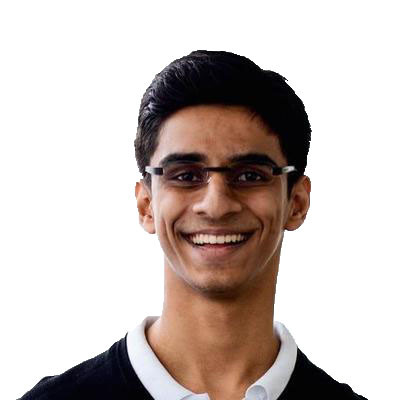
#> input picture Section-8/ascii_images/brahm.jpg, 400 x 400 px
$ python img_ascii.py
#> lines starting #> are read from the running program, lines starting #| are printed output that depends on the picture
### Section-8/ascii_images/simpleimage.py
#!/usr/bin/env python3

"""
Stanford CS106A SimpleImage

YOU SHOULD NOT MODIFY THIS FILE.

Written by Nick Parlante, Sonja Johnson-Yu, and Nick Bowman.
 -7/2019  version, has file reading, pix, foreach, hidden get/setpix

SimpleImage Features:
Create image:
  image = SimpleImage.blank(400, 200)   # create new image of size
  image = SimpleImage('foo.jpg')        # create from file

Access size
  image.width, image.height

Get pixel at x,y
  pix = image.get_pixel(x, y)
  # pix is RGB tuple like (100, 200, 0)

Set pixel at x,y
  image.set_pixel(x, y, pix)   # set data by tuple also

Get Pixel object at x,y
  pixel = image.get_pixel(x, y)
  pixel.red = 0
  pixel.blue = 255

Show image on screen
  image.show()

The main() function below demonstrates the above functions as a test.
"""

import sys
# If the following line fails, "Pillow" needs to be installed
from PIL import Image


# [11 lines left out: function clamp, not called in this run]


class Pixel(object):
    """
    A pixel at an x,y in a SimpleImage.
    Supports set/get .red .green .blue
    and get .x .y
    """
    def __init__(self, image, x, y):
        self.image = image
        self._x = x
        self._y = y

    def __str__(self):
        return 'r:' + str(self.red) + ' g:' + str(self.green) + ' b:' + str(self.blue)

    # Pillow image stores each pixel color as a (red, green, blue) tuple.
    # So the functions below have to unpack/repack the tuple to change anything.

    @property
    def red(self):
        return self.image.px[self._x, self._y][0]

    # [4 lines left out: function red, not called in this run]

    @property
    def green(self):
        return self.image.px[self._x, self._y][1]

    # [4 lines left out: function green, not called in this run]

    @property
    def blue(self):
        return self.image.px[self._x, self._y][2]

    # [4 lines left out: function blue, not called in this run]

    @property
    def x(self):
        return self._x

    @property
    def y(self):
        return self._y


# color tuples for background color names 'red' 'white' etc.
BACK_COLORS = {
    'white': (255, 255, 255),
    'black': (0, 0, 0),
    'red': (255, 0, 0),
    'green': (0, 255, 0),
    'blue': (0, 0, 255),
}


class SimpleImage(object):
    def __init__(self, filename, width=0, height=0, back_color=None):
        """
        Create a new image. This case works: SimpleImage('foo.jpg')
        To create a blank image use SimpleImage.blank(500, 300)
        The other parameters here are for internal/experimental use.
        """
#> called with filename = 'brahm.jpg', width = 0, height = 0
        # Create pil_image either from file, or making blank
        if filename:
            self.pil_image = Image.open(filename).convert("RGB")
#> self.pil_image is the input picture: PIL image 400x400 RGB; mean R, G, B 203.1, 192.8, 188.8
            if self.pil_image.mode != 'RGB':
                raise Exception('Image file is not RGB')
            self._filename = filename  # hold onto
        else:
            if not back_color:
                back_color = 'white'
            color_tuple = BACK_COLORS[back_color]
            if width == 0 or height == 0:
                raise Exception('Creating blank image requires width/height but got {} {}'
                                .format(width, height))
            self.pil_image = Image.new('RGB', (width, height), color_tuple)
        self.px = self.pil_image.load()
        size = self.pil_image.size
#> size = (400, 400)
        self._width = size[0]
#> self._width = 400
        self._height = size[1]
#> self._height = 400
        self.curr_x = 0
        self.curr_y = 0

    def __iter__(self):
        return self

    # [26 lines left out: functions __next__, increment_curr_counters, blank, file, not called in this run]

    @property
    def width(self):
        """Width of image in pixels."""
        return self._width

    @property
    def height(self):
        """Height of image in pixels."""
        return self._height

    def get_pixel(self, x, y):
        """
        Returns a Pixel at the given x,y, suitable for getting/setting
        .red .green .blue values.
        """
        if x < 0 or x >= self._width or y < 0 or y >= self.height:
            e = Exception('get_pixel bad coordinate x %d y %d (vs. image width %d height %d)' %
                          (x, y, self._width, self.height))
            raise e
        return Pixel(self, x, y)

    # [14 lines left out: functions set_pixel, set_rgb, not called in this run]

    def _get_pix_(self, x, y):
        """Get pix RGB tuple (200, 100, 50) for the given x,y."""
        return self.px[x, y]

    def _set_pix_(self, x, y, pix):
        """Set the given pix RGB tuple into the image at the given x,y."""
        self.px[x, y] = pix

    def show(self):
        """Displays the image using an external utility."""
        self.pil_image.show()

    # [39 lines left out: functions make_as_big_as, main, not called in this run]


# [2 lines that do not run on import are left out]

### Section-8/ascii_images/img_ascii.py
"""
File: img_ascii.py
------------------

Converts the image to ASCII characters.
"""
from simpleimage import SimpleImage

FILENAME = 'brahm.jpg'               # Image name which we wanna convert to ASCII
IMG_CHARS = '▓▒░ '                  # ASCII charachters you wanna show the image in
BREAKPOINTS = (30, 100, 200)

# The program takes in an image and converts it into ASCII art.
# We're going to do this by replacing each pixel in the image with an ASCII character.

def convert2ascii(px):
    avg = (px.red + px.blue + px.green) // 3
    if avg < BREAKPOINTS[0]:
        return IMG_CHARS[0]
    elif avg < BREAKPOINTS[1]:
        return IMG_CHARS[1]
    elif avg < BREAKPOINTS[2]:
        return IMG_CHARS[2]
    else:
        return IMG_CHARS[3]

def convert_img_to_ascii(img_file):
    """
    Converts an image to ASCII characters stored in IMG_CHARS based on the
    brightness breakpoints in BREAKPOINTS and prints out the resulting ascii.
    """
    # First let's import the image file
    img = SimpleImage(img_file)
    # Let's resize the image file so it fits in the terminal window
    resize_img_for_ascii(img)
    # Next we loop over each image to compute the average pixel value
    # and convert it to ASCII string !!!
    for y in range(img.height):
        # We used a temporary variable here which will represent our output for each row
        row=""
        for x in range(img.width):
            # Get the pixel-RGB value of x-row and y-column
            pixel=img.get_pixel(x,y)
            # Now convert this RGB-pixel to a string-value
            row+=convert2ascii(pixel)
        print(row)
        # The string 'row' resets after each column-y

def main():
    convert_img_to_ascii(FILENAME)


def resize_img_for_ascii(img):
    """
    PROVIDED FUNCTION: Resize an image to account for the fact that the ASCII
    characters are taller than they are wide, so that the resulting ASCII looks
    proportionally correct.

    Arguments
    ---------
    img (simpleimage.SimpleImage) -- The image to resize.
    """
    # Stretch the width of the image by a factor of two
    width = img.width * 2.3
#> width = 920
    height = img.height
#> height = 400

    # Scale so the width is 150px
    scale_factor = 70 / width
#> scale_factor = 0.0761
    width = round(scale_factor * width)
#> width = 70
    height = round(scale_factor * height)
#> height = 30

    # Resize the underlying PIL image.
    img.pil_image = img.pil_image.resize((width, height))
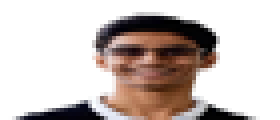
#> img.pil_image: PIL image 70x30 RGB (shown 4 times larger); mean R, G, B 203, 192.6, 188.6
    img.px = img.pil_image.load()
    size = img.pil_image.size
#> size = (70, 30)
    img._width = size[0]
#> img._width = 70
    img._height = size[1]
#> img._height = 30


if __name__ == '__main__':
    main()
